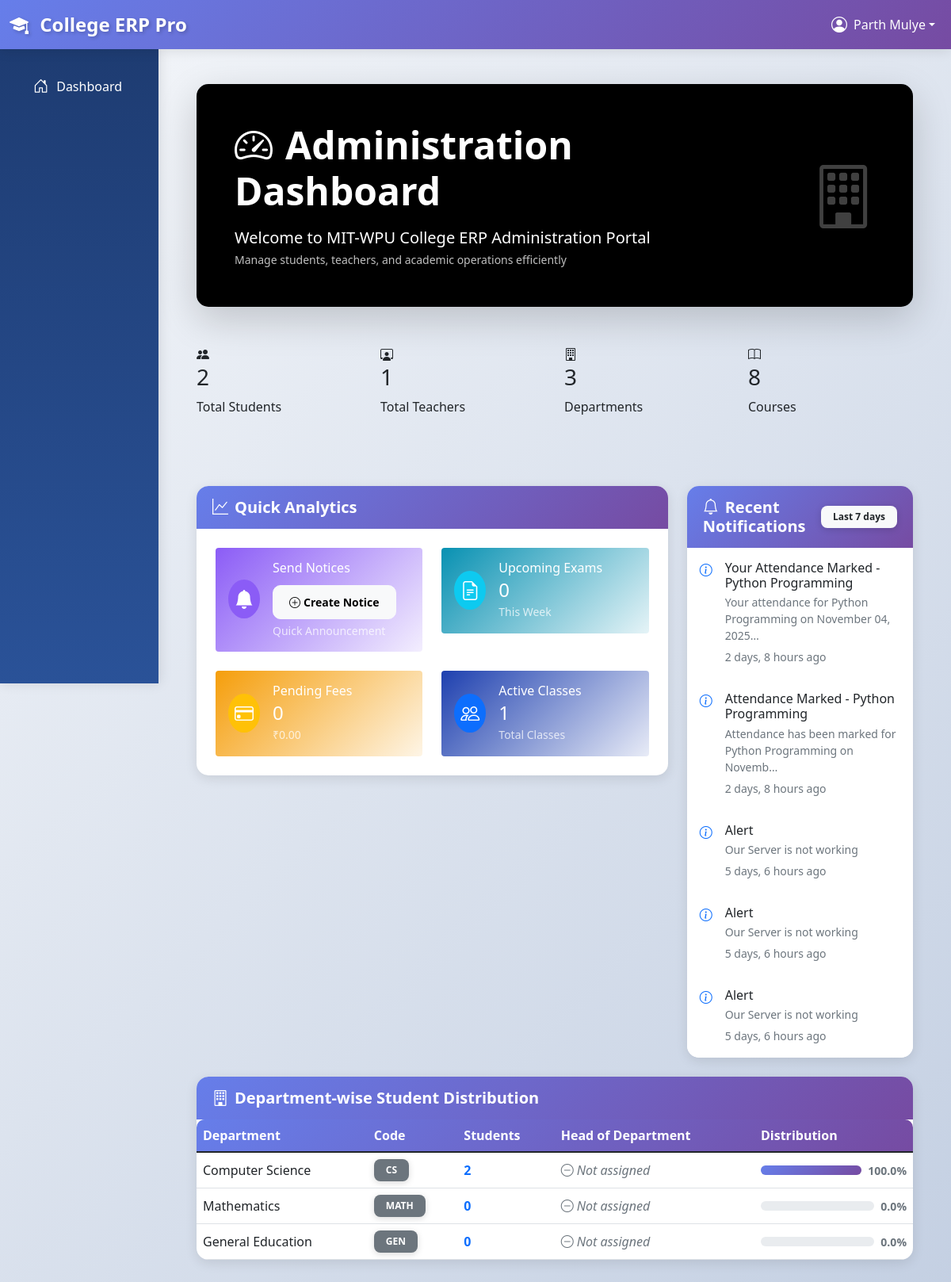
Page /administration/dashboard/ (signed in) on the earlier database version.
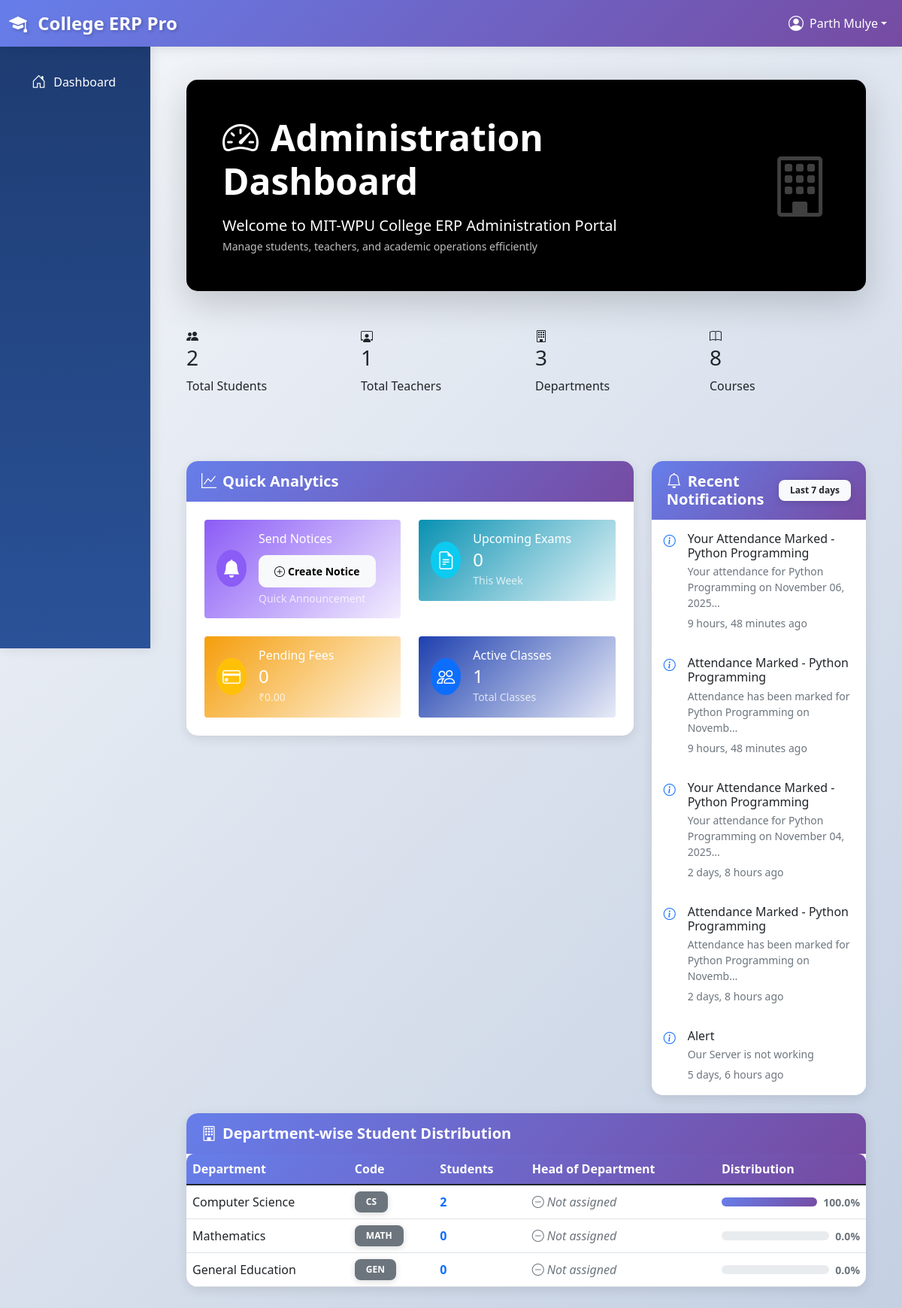
Same page on the later database version.
### students/models.py (models this page shows, shortened)
class Notification(models.Model):
    NOTIFICATION_TYPES = [
        ('general', 'General'),
        ('academic', 'Academic'),
        ('exam', 'Exam'),
        ('fee', 'Fee'),
        ('event', 'Event'),
        ('announcement', 'Announcement'),
        ('alert', 'Alert'),
    ]
    title = models.CharField(max_length=200)
    message = models.TextField()
    notification_type = models.CharField(max_length=20, choices=NOTIFICATION_TYPES)
    target_audience = models.CharField(
        max_length=20,
        choices=[
            ('all', 'All'),
            ('all_students', 'All Students'),
            ('all_teachers', 'All Teachers'),
            ('class', 'Specific Class'),
            ('department', 'Specific Department'),
            ('individual_student', 'Individual Student'),
            ('individual_teacher', 'Individual Teacher'),
        ],
        default='all'
    )
    target_class = models.ForeignKey(
        Class,
        on_delete=models.CASCADE,
        null=True,
        blank=True
    )
    target_department = models.ForeignKey(
        Department,
        on_delete=models.CASCADE,
        null=True,
        blank=True
    )
    target_student = models.ForeignKey(
        Student,
        on_delete=models.CASCADE,
        null=True,
        blank=True,
        related_name='notifications'
    )
    target_teacher = models.ForeignKey(
        'teachers.Teacher',
        on_delete=models.CASCADE,
        null=True,
        blank=True,
        related_name='notifications'
    )
    is_urgent = models.BooleanField(default=False)
    send_email = models.BooleanField(default=False)
    created_by = models.ForeignKey(
        settings.AUTH_USER_MODEL,
        on_delete=models.CASCADE,
        related_name='created_notifications'
    )
    created_at = models.DateTimeField(auto_now_add=True)
    expires_at = models.DateTimeField(null=True, blank=True)
    class Meta:
        ordering = ['-created_at']

### academics/models.py (models this page shows, shortened)
class Department(models.Model):
    name = models.CharField(max_length=100)
    code = models.CharField(max_length=10, unique=True)
    head = models.ForeignKey(
        settings.AUTH_USER_MODEL,
        on_delete=models.SET_NULL,
        null=True,
        blank=True,
        related_name='headed_departments'
    )
    description = models.TextField(blank=True)
    created_at = models.DateTimeField(auto_now_add=True)

### administration/views.py (the view)
# urls.py: path('dashboard/', views.dashboard_redirect, name='dashboard'),
@login_required
@user_passes_test(is_admin_user)
def dashboard(request):
    context = {}
    context['total_students'] = Student.objects.filter(is_active=True).count()
    context['total_teachers'] = Teacher.objects.filter(is_active=True).count()
    context['total_departments'] = Department.objects.count()
    context['total_courses'] = Course.objects.count()
    context['total_classes'] = Class.objects.count()
    one_week_ago = timezone.now().date() - timedelta(days=7)
    weekly_attendance = Attendance.objects.filter(
        date__gte=one_week_ago,
        date__lte=timezone.now().date()
    ).aggregate(
        avg_attendance=Avg('is_present')
    )
    attendance_percentage = 0
    if weekly_attendance['avg_attendance']:
        attendance_percentage = round(weekly_attendance['avg_attendance'] * 100, 1)
    context['attendance_percentage'] = attendance_percentage
    next_week = timezone.now() + timedelta(days=7)
    context['upcoming_exams'] = Exam.objects.filter(
        date__gte=timezone.now(),
        date__lte=next_week
    ).count()
    pending_fees = Fee.objects.filter(
        payment_status__in=['pending', 'partial', 'overdue']
    ).aggregate(
        count=Count('id'),
        total_amount=Sum('amount')
    )
    context['pending_fees_count'] = pending_fees['count'] or 0
    context['pending_fees_amount'] = pending_fees['total_amount'] or Decimal('0.00')
    context['recent_notifications'] = Notification.objects.filter(
        created_at__gte=timezone.now() - timedelta(days=7)
    ).order_by('-created_at')[:5]
    department_stats = []
    total_students_count = context['total_students']
    for dept in Department.objects.all():
        dept_student_count = Student.objects.filter(
            department=dept,
            is_active=True
        ).count()
        percentage = 0
        if total_students_count > 0:
            percentage = round((dept_student_count / total_students_count) * 100, 1)
        department_stats.append({
            'dept': dept,
            'student_count': dept_student_count,
            'percentage': percentage
        })
    context['department_stats'] = department_stats
    context['all_students'] = Student.objects.filter(is_active=True).select_related('user', 'department').order_by('user__first_name')
    context['all_teachers'] = Teacher.objects.filter(is_active=True).select_related('user', 'department').order_by('user__first_name')
    return render(request, 'administration/dashboard.html', context)

### accounts/models.py (called while the page is built)
    @property
    def is_student(self):
        return self.user_type == 'student'

    @property
    def is_teacher(self):
        return self.user_type == 'teacher'

    @property
    def is_admin(self):
        return self.user_type == 'admin'

### administration/views.py (called while the page is built)
def is_admin_user(user):
    return user.is_authenticated and (user.is_staff or user.is_superuser or user.is_admin)

### college_erp/context_processors.py (called while the page is built)
def global_context(request):
    context = {
        'all_departments': Department.objects.all().order_by('name'),
    }
    return context

### templates/administration/dashboard.html (shortened to what the changed rows need)
{% extends 'base.html' %}
{% load static %}
{% block content %}
<div class="container-fluid py-4 fade-in">
    <div class="row mb-5">
        <div class="col-12">
            <div class="card text-white border-0 shadow-lg" style="background-color: #000 !important;">
                <div class="card-body p-5">
                    <div class="row align-items-center">
                        <div class="col-md-8">
                            <h1 class="display-5 fw-bold mb-3">
                                <i class="bi bi-speedometer2 me-3"></i>Administration Dashboard
                            </h1>
                        </div>
                    </div>
                </div>
            </div>
        </div>
    </div>
    <div class="row">
        <div class="col-lg-4 mb-4">
            <div class="card border-0 shadow-custom">
                <div class="card-body p-0">
                    {% if recent_notifications %}
                        <div class="list-group list-group-flush">
                            {% for notification in recent_notifications %}
                                <div class="list-group-item border-0 py-3">
                                    <div class="d-flex align-items-start">
                                        <div class="flex-shrink-0 me-3">
                                            {% if notification.is_urgent %}
                                                <i class="bi bi-exclamation-triangle-fill text-danger"></i>
                                            {% else %}
                                                <i class="bi bi-info-circle text-primary"></i>
                                            {% endif %}
                                        </div>
                                        <div class="flex-grow-1">
                                            <h6 class="mb-1 fw-semibold">{{ notification.title }}</h6>
                                            <p class="mb-1 text-muted small">{{ notification.message|truncatechars:60 }}</p>
                                            <small class="text-muted">{{ notification.created_at|timesince }} ago</small>
                                        </div>
                                    </div>
                                </div>
                            {% endfor %}
                        </div>
                    {% else %}
                        <div class="text-center py-5">
                            <i class="bi bi-bell-slash display-4 text-muted mb-3"></i>
                            <p class="text-muted">No recent notifications</p>
                        </div>
                    {% endif %}
                </div>
            </div>
        </div>
    </div>
    <div class="row mb-5">
        <div class="col-12">
            <div class="card border-0 shadow-custom">
                <div class="card-body p-0">
                    <div class="table-responsive">
                        <table class="table table-hover mb-0">
                            <thead>
                                <tr>
                                    <th class="fw-bold">Department</th>
                                    <th class="fw-bold">Code</th>
                                    <th class="fw-bold">Students</th>
                                    <th class="fw-bold">Head of Department</th>
                                    <th class="fw-bold">Distribution</th>
                                </tr>
                            </thead>
                            <tbody>
                                {% for dept_info in department_stats %}
                                    <tr class="align-middle">
                                        <td class="fw-semibold">{{ dept_info.dept.name }}</td>
                                        <td><span class="badge bg-secondary">{{ dept_info.dept.code }}</span></td>
                                        <td>
                                            <span class="fw-bold text-primary">{{ dept_info.student_count }}</span>
                                        </td>
                                        <td>
                                            {% if dept_info.dept.head %}
                                                <div class="d-flex align-items-center">
                                                    <i class="bi bi-person-badge text-primary me-2"></i>
                                                    <span class="fw-semibold">{{ dept_info.dept.head.get_full_name }}</span>
                                                </div>
                                            {% else %}
                                                <span class="text-muted fst-italic">
                                                    <i class="bi bi-dash-circle me-1"></i>Not assigned
                                                </span>
                                            {% endif %}
                                        </td>
                                        <td style="width: 200px;">
                                            <div class="d-flex align-items-center">
                                                <div class="progress flex-grow-1 me-2" style="height: 12px;">
                                                    <div class="progress-bar bg-gradient-primary" role="progressbar" style="width: {{ dept_info.percentage|add:0 }}%;" aria-valuenow="{{ dept_info.percentage }}" aria-valuemin="0" aria-valuemax="100"></div>
                                                </div>
                                                <small class="text-muted fw-bold">{{ dept_info.percentage }}%</small>
                                            </div>
                                        </td>
                                    </tr>
                                {% endfor %}
                            </tbody>
                        </table>
                    </div>
                </div>
            </div>
        </div>
    </div>
</div>
{% endblock %}

Differences in the rows shown:
no longer on this page (row unchanged): Notification: is_urgent False (drawn), title "Alert", message "Our Server is not working", created_at "5 days, 6 hours"
no longer on this page (row unchanged): Notification: is_urgent False (drawn), title "Alert", message "Our Server is not working", created_at "5 days, 6 hours"
added Notification: is_urgent False (drawn), title "Your Attendance Marked - Python Programming", message "Your attendance for Python Programming on November 06, 2025…", created_at "9 hours, 48 minutes"
added Notification: is_urgent False (drawn), title "Attendance Marked - Python Programming", message "Attendance has been marked for Python Programming on Novemb…", created_at "9 hours, 48 minutes"
